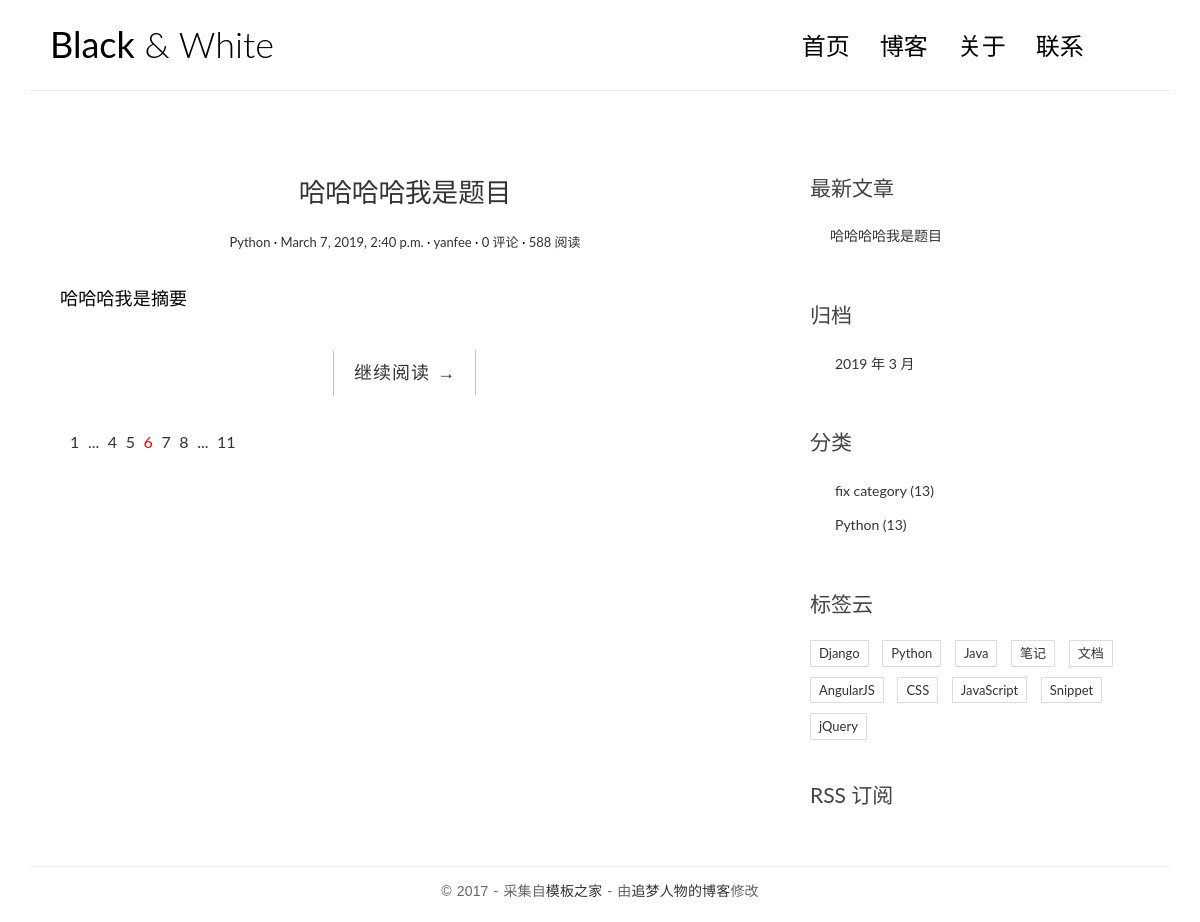
/, run on an earlier commit of the app's database.
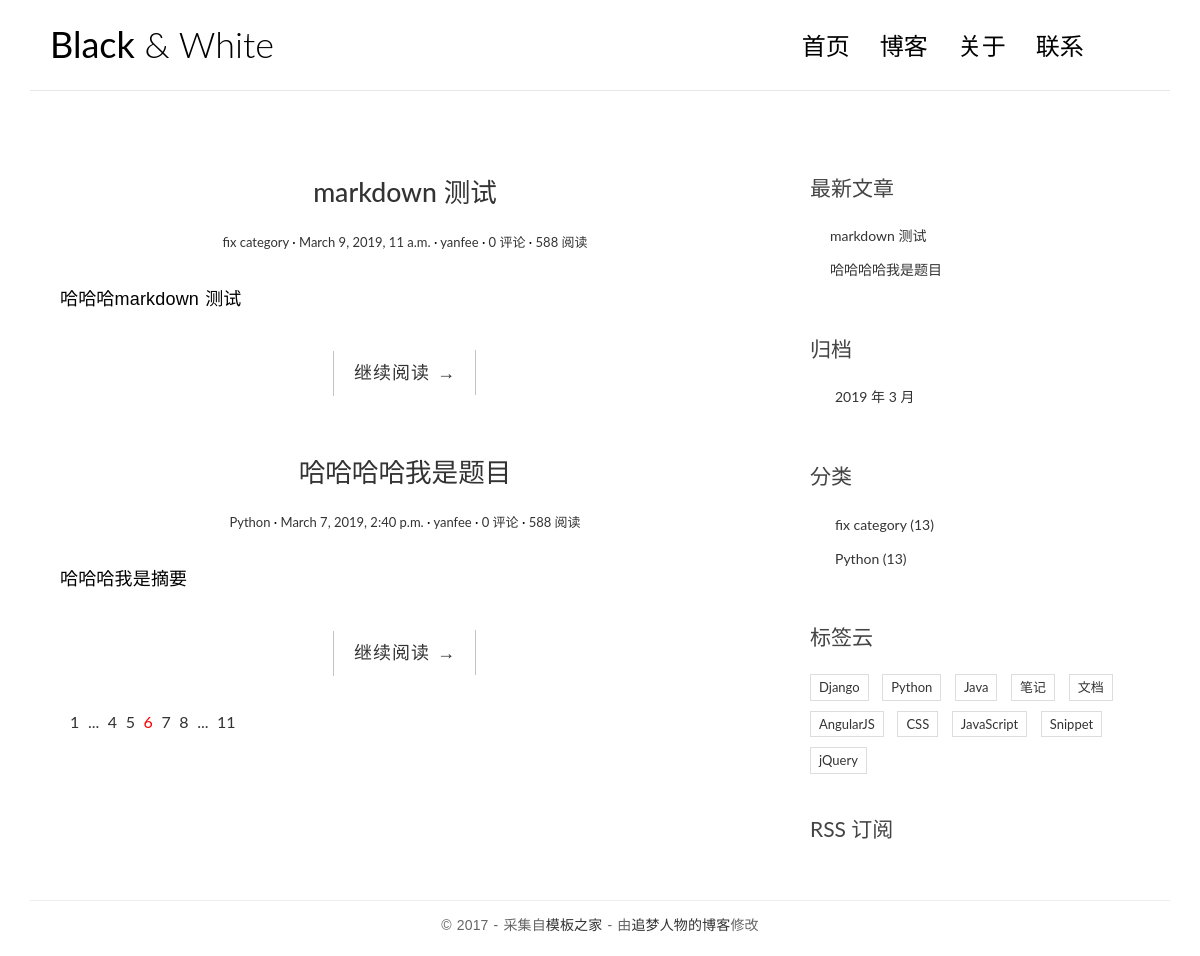
And on a later commit of the database.
### blog/models.py (models this page shows, shortened)
class Post(models.Model):
    title = models.CharField(max_length=70)
    body = models.TextField()
    create_time = models.DateTimeField()
    modified_time = models.DateTimeField()
    excerpt = models.CharField(max_length=200, blank=True)
    category = models.ForeignKey(Category, on_delete=models.CASCADE)
    tags = models.ManyToManyField(Tag, blank=True)
    author = models.ForeignKey(User, on_delete=models.CASCADE)
    '''
        在django2.0后，定义外键和一对一关系的时候需要加on_delete选项，此参数为了避免两个表里的数据不一致问题，不然会报错：
        TypeError: __init__() missing 1 required positional argument: 'on_delete'
        举例说明：
        user=models.OneToOneField(User)
        owner=models.ForeignKey(UserProfile)
        需要改成：
        user=models.OneToOneField(User,on_delete=models.CASCADE) --在老版本这个参数（models.CASCADE）是默认值
        owner=models.ForeignKey(UserProfile,on_delete=models.CASCADE) --在老版本这个参数（models.CASCADE）是默认值
        参数说明：
        on_delete有CASCADE、PROTECT、SET_NULL、SET_DEFAULT、SET()五个可选择的值
        CASCADE：此值设置，是级联删除。
        PROTECT：此值设置，是会报完整性错误。
        SET_NULL：此值设置，会把外键设置为null，前提是允许为null。
        SET_DEFAULT：此值设置，会把设置为外键的默认值。
        SET()：此值设置，会调用外面的值，可以是一个函数。
        一般情况下使用CASCADE就可以了。
    '''
    def get_absolute_url(self):
        return reverse('blog:detail', kwargs={'pk': self.pk})
    class Meta:
        ordering = ['-create_time']

class Category(models.Model):
    name = models.CharField(max_length=100)
    """
    Django 要求模型必须继承 models.Model 类。
    Category 只需要一个简单的分类名 name 就可以了。
    CharField 指定了分类名 name 的数据类型，CharField 是字符型，
    CharField 的 max_length 参数指定其最大长度，超过这个长度的分类名就不能被存入数据库。
    当然 Django 还为我们提供了多种其它的数据类型，如日期时间类型 DateTimeField、整数类型 IntegerField 等等。
    Django 内置的全部类型可查看文档：
    https://docs.djangoproject.com/en/1.10/ref/models/fields/#field-types
    """

### blog/views.py (the view)
# urls.py: path("", views.index, name="index"),
def index(request):
    post_list = Post.objects.all()
    return render(request, 'index.html', context={
        "post_list": post_list
    })

### blog/templatetags/blog_tags.py (called while the page is built)
@register.simple_tag
def get_recent_posts(num=5):
    return Post.objects.all().order_by("-create_time")[:num]

@register.simple_tag
def archives():
    return Post.objects.dates('create_time', 'month', order="DESC")

@register.simple_tag
def get_categories():
    return Category.objects.all()

### blog/templates/index.html
{% extends 'base.html' %}
{% block main %}
    {% for post in post_list %}
        <article class="post post-1">
            <header class="entry-header">
                <h1 class="entry-title">
                    <a href="{{ post.get_absolute_url }}">{{post.title}}</a>
                </h1>
                <div class="entry-meta">
                    <span class="post-category"><a href="#">{{post.category.name}}</a></span>
                    <span class="post-date"><a href="#"><time class="entry-date" datetime="{{post.create_time}}">{{post.create_time}}</time></a></span>
                    <span class="post-author"><a href="#">{{post.author}}</a></span>
                    <span class="comments-link"><a href="#">{{ post.comment_set.count }} 评论</a></span>
                    <span class="views-count"><a href="#">588 阅读</a></span>
                </div>
            </header>
            <div class="entry-content clearfix">
                <p>{{post.excerpt}}</p>
                <div class="read-more cl-effect-14">
                    <a href="{{ post.get_absolute_url }}" class="more-link">继续阅读 <span class="meta-nav">→</span></a>
                </div>
            </div>
        </article>
        {% empty %}
        <div class="no-post">还没发布文章！</div>
        {% endfor %}
        <div class="pagination">
            <ul>
                <li><a href="">1</a></li>
                <li><a href="">...</a></li>
                <li><a href="">4</a></li>
                <li><a href="">5</a></li>
                <li class="current"><a href="">6</a></li>
                <li><a href="">7</a></li>
                <li><a href="">8</a></li>
                <li><a href="">...</a></li>
                <li><a href="">11</a></li>
            </ul>
        </div>
{% endblock main %}

### blog/templates/base.html (shortened to what this page needs)
{% load blog_tags %}
{% load staticfiles %}
<!DOCTYPE html>
<html>
<head>
    <link rel="stylesheet" href="http://code.ionicframework.com/ionicons/2.0.1/css/ionicons.min.css">
    <link rel="stylesheet" href="{% static 'blog/css/bootstrap.min.css' %}">
    <link rel="stylesheet" href="{% static 'blog/css/pace.css' %}">
    <link rel="stylesheet" href="{% static 'blog/css/custom.css' %}">
    <link rel="stylesheet" href="{% static 'blog/css/highlights/github.css' %}">
</head>
<body>
    <div class="container">
        <header id="site-header">
            <div class="row">
                <div class="col-md-4 col-sm-5 col-xs-8">
                    <div class="logo">
                        <h1><a href="{% url 'blog:index' %}"><b>Black</b> &amp; White</a></h1>
                    </div>
                </div>
                <div class="col-md-8 col-sm-7 col-xs-4">
                    <nav class="main-nav" role="navigation">
                        <div class="collapse navbar-collapse" id="bs-example-navbar-collapse-1">
                            <ul class="nav navbar-nav navbar-right">
                                <li class="cl-effect-11"><a href="index.html" data-hover="首页">首页</a></li>
                                <li class="cl-effect-11"><a href="full-width.html" data-hover="博客">博客</a></li>
                                <li class="cl-effect-11"><a href="about.html" data-hover="关于">关于</a></li>
                                <li class="cl-effect-11"><a href="contact.html" data-hover="联系">联系</a></li>
                            </ul>
                        </div>
                    </nav>
                </div>
            </div>
        </header>
    </div>
    <div class="content-body">
        <div class="container">
            <div class="row">
                <main class="col-md-8">
                    {% block main %}
                    {% endblock main %}
                </main>
                <aside class="col-md-4">
                    <div class="widget widget-recent-posts">
                        <h3 class="widget-title">最新文章</h3>
                        {% get_recent_posts as recent_post_list %}
                        <ul>
                            {% for post in recent_post_list %}
                            <li>
                                <a href="{{ post.get_absolute_url }}">{{ post.title }}</a>
                            </li>
                            {% empty %}
                            暂无文章！
                            {% endfor %}
                        </ul>
                    </div>
                    <div class="widget widget-archives">
                        <h3 class="widget-title">归档</h3>
                        {% archives as date_list %}
                        <ul>
                            {% for date in date_list %}
                                <li>
                                    <a href="{% url 'blog:archives' date.year date.month %}">{{ date.year }} 年 {{ date.month }} 月</a>
                                </li>
                            {% empty %}
                                暂无归档！
                            {% endfor %}
                        </ul>
                    </div>
                    <div class="widget widget-category">
                        <h3 class="widget-title">分类</h3>
                        {% get_categories as category_list %}
                        <ul>
                            {% for category in category_list %}
                                <li>
                                    <a href="{% url 'blog:category' category.pk %}">{{ category.name }} <span class="post-count">(13)</span></a>
                                </li>
                            {% empty %}
                                暂无分类！
                            {% endfor %}
                        </ul>
                    </div>
                    <div class="widget widget-tag-cloud">
                        <h3 class="widget-title">标签云</h3>
                        <ul>
                            <li>
                                <a href="#">Django</a>
                            </li>
                            <li>
                                <a href="#">Python</a>
                            </li>
                            <li>
                                <a href="#">Java</a>
                            </li>
                            <li>
                                <a href="#">笔记</a>
                            </li>
                            <li>
                                <a href="#">文档</a>
                            </li>
                            <li>
                                <a href="#">AngularJS</a>
                            </li>
                            <li>
                                <a href="#">CSS</a>
                            </li>
                            <li>
                                <a href="#">JavaScript</a>
                            </li>
                            <li>
                                <a href="#">Snippet</a>
                            </li>
                            <li>
                                <a href="#">jQuery</a>
                            </li>
                        </ul>
                    </div>
                    <div class="rss">
                        <a href=""> RSS 订阅</a>
                    </div>
                </aside>
            </div>
        </div>
    </div>
    <footer id="site-footer">
        <div class="container">
            <div class="row">
                <div class="col-md-12">
                    <p class="copyright">&copy 2017 - 采集自<a href="http://www.cssmoban.com/" target="_blank" title="模板之家">模板之家</a>
                        - 由<a href="http://zmrenwu.com/" title="网页模板" target="_blank">追梦人物的博客</a>修改
                    </p>
                </div>
            </div>
        </div>
    </footer>
</body>
</html>

### blog/static/blog/css/custom.css (style rules this page uses)
* { outline: none; }
h1, h2, h3, h4, h5, h6 { margin-top: 0; }
b { font-weight: 400; }
a { color: #333; }
body { color: #444; font-family: 'Lato', sans-serif; }
p { font-family: 'Ubuntu', sans-serif; font-weight: 400; word-spacing: 1px; letter-spacing: 0.01em; }
#site-header { background-color: #FFF; padding: 25px 20px; margin-bottom: 40px; border-bottom: 1px solid #e7e7e7; }
.logo h1 a { color: #000; }
.logo h1 { margin: 0; font-family: 'Lato', sans-serif; font-weight: 300; }
.main-nav { margin-top: 11px; max-width: 95%; }
.main-nav a { color: #000000 !important; padding: 0 0 5px 0 !important; margin-right: 30px; font-family: 'Lato', sans-serif; font-weight: 300; font-size: 24px; }
.cl-effect-11 a { padding: 10px 0; color: #0972b4; text-shadow: none; }
.cl-effect-11 a::before { position: absolute; top: 0; left: 0; overflow: hidden; padding: 0 0 5px 0 !important; max-width: 0; border-bottom: 1px solid #000; color: #000; content: attr(data-hover); white-space: nowrap; -webkit-transition: max-width 0.5s; -moz-transition: max-width 0.5s; transition: max-width 0.5s; }
.content-body { padding-bottom: 4em; }
.post { background: #fff; padding: 30px 30px 0; }
.entry-title { text-align: center; font-size: 1.9em; margin-bottom: 20px; line-height: 1.6; padding: 10px 20px 0; }
.entry-meta { text-align: center; color: #DDDDDD; font-size: 13px; margin-bottom: 30px; }
.entry-content { font-size: 18px; line-height: 1.9; font-weight: 300; color: #000; }
.post-category::after, .post-date::after, .post-author::after, .comments-link::after { content: ' ·'; color: #000; }
.read-more { font-family: 'Ubuntu', sans-serif; font-weight: 400; word-spacing: 1px; letter-spacing: 0.01em; text-align: center; margin-top: 20px; }
.cl-effect-14 a { padding: 0 20px; height: 45px; line-height: 45px; position: relative; display: inline-block; margin: 15px 25px; letter-spacing: 1px; font-weight: 400; text-shadow: 0 0 1px rgba(255, 255, 255, 0.3); }
.cl-effect-14 a::before, .cl-effect-14 a::after { position: absolute; width: 45px; height: 1px; background: #C3C3C3; content: ''; -webkit-transition: all 0.3s; -moz-transition: all 0.3s; transition: all 0.3s; pointer-events: none; }
.cl-effect-14 a::before { top: 0; left: 0; -webkit-transform: rotate(90deg); -moz-transform: rotate(90deg); transform: rotate(90deg); -webkit-transform-origin: 0 0; -moz-transform-origin: 0 0; transform-origin: 0 0; }
.cl-effect-14 a::after { right: 0; bottom: 0; -webkit-transform: rotate(90deg); -moz-transform: rotate(90deg); transform: rotate(90deg); -webkit-transform-origin: 100% 0; -moz-transform-origin: 100% 0; transform-origin: 100% 0; }
.widget { background: #fff; padding: 30px 0 0; }
.widget-title { font-size: 1.5em; margin-bottom: 20px; line-height: 1.6; padding: 10px 0 0; font-weight: 400; }
.widget-recent-posts ul { padding: 0; margin: 0; padding-left: 20px; }
.widget-recent-posts ul li { list-style-type: none; position: relative; line-height: 170%; margin-bottom: 10px; }
.widget-recent-posts ul li::before { content: '\f3d3'; font-family: "Ionicons"; position: absolute; left: -17px; top: 3px; font-size: 16px; color: #000; }
.widget-archives ul { padding: 0; margin: 0; padding-left: 25px; }
.widget-archives ul li { list-style-type: none; position: relative; line-height: 170%; margin-bottom: 10px; }
.widget-archives ul li::before { content: '\f3f3'; font-family: "Ionicons"; position: absolute; left: -25px; top: 1px; font-size: 16px; color: #000; }
.widget-category ul { padding: 0; margin: 0; padding-left: 25px; }
.widget-category ul li { list-style-type: none; position: relative; line-height: 170%; margin-bottom: 10px; }
.widget-category ul li::before { content: '\f3fe'; font-family: "Ionicons"; position: absolute; left: -25px; top: 1px; font-size: 18px; color: #000; }
.widget-tag-cloud ul { padding: 0; margin: 0; margin-right: -10px; }
.widget-tag-cloud ul li { list-style-type: none; font-size: 13px; display: inline-block; margin-right: 10px; margin-bottom: 10px; padding: 3px 8px; border: 1px solid #ddd; }
.rss { font-size: 21px; margin-top: 30px; }
.rss a { color: #444; }
#site-footer { padding-top: 10px; padding: 0 0 1.5em 0; }
.copyright { text-align: center; padding-top: 1em; margin: 0; border-top: 1px solid #eee; color: #666; }
.pagination ul { list-style: none; }
.pagination ul li { display: inline-block; font-size: 16px; margin-right: 5px; }
.current a { color: red; }

What changed in the data, as far as the page shows it:
added Post: title "markdown 测试", category.name "fix category", create_time "March 9, 2019, 11 a.m.", author "yanfee", comment_set.count "0", excerpt "哈哈哈markdown 测试"
